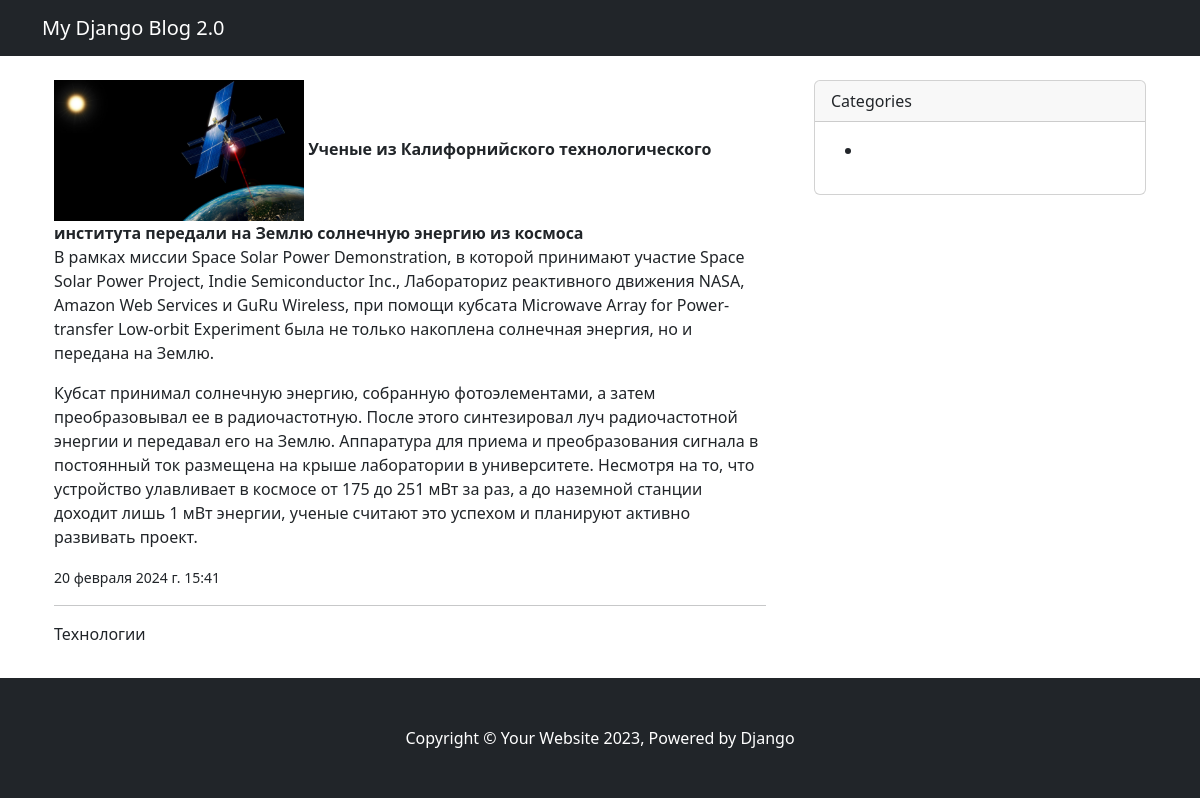
Screenshot of /post/uchenyie-iz-kalifornijskogo-tehnologicheskogo-instituta-peredali-na-zemlyu-solnechnuyu-energiyu-iz-kosmosa/ with the database file from the repository.
### apps/blog/models.py (models this page shows, shortened)
class Post(models.Model):
    STATUS_OPTIONS = (
        ('published', 'Опубликовано'),
        ('draft', 'Черновик')
    )
    title = models.CharField(verbose_name='Название записи', max_length=255)
    slug = models.SlugField(verbose_name='URL', max_length=255, blank=True)
    description = models.TextField(verbose_name='Краткое описание', max_length=500)
    text = models.TextField(verbose_name='Полный текст записи')
    category = TreeForeignKey('Category', on_delete=models.PROTECT, related_name='posts', verbose_name='Категория')
    thumbnail = models.ImageField(
        verbose_name='Изображение записи',
        blank=True,
        upload_to='images/thumbnails/%Y/%m/%d/',
        validators=[FileExtensionValidator(allowed_extensions=('png', 'jpg', 'webp', 'jpeg', 'gif'))]
    )
    upload_to = 'images/thumbnails/%Y/%m/%d/',
    status = models.CharField(choices=STATUS_OPTIONS, default='published', verbose_name='Статус записи', max_length=10)
    create = models.DateTimeField(verbose_name='Время добавления', default=timezone.now)
    author = models.ForeignKey(to=User, verbose_name='Автор', on_delete=models.SET_DEFAULT, related_name='author_posts',
                               default=1)
    updater = models.ForeignKey(to=User, verbose_name='Обновил', on_delete=models.SET_NULL, null=True,
                                related_name='updater_posts', blank=True)
    fixed = models.BooleanField(verbose_name='Прикреплено', default=False)
    objects = models.Manager()
    custom = PostManager()
    class Meta:
        db_table = 'blog_post'
        ordering = ['-fixed', '-create']
        indexes = [models.Index(fields=['-fixed', '-create', 'status'])]
        verbose_name = 'Статья'
        verbose_name_plural = 'Статьи'

class Category(MPTTModel):
    title = models.CharField(max_length=255, verbose_name='Название категории')
    slug = models.SlugField(max_length=255, verbose_name='URL категории', blank=True)
    description = models.TextField(verbose_name='Описание категории', max_length=300)
    parent = TreeForeignKey(
        'self',
        on_delete=models.CASCADE,
        null=True,
        blank=True,
        db_index=True,
        related_name='children',
        verbose_name='Родительская категория'
    )
    class MPTTMeta:
        order_insertion_by = ('title',)
    class Meta:
        verbose_name = 'Категория'
        verbose_name_plural = 'Категории'
        db_table = 'app_categories'

### apps/blog/views.py (the view)
# urls.py: path('post/<str:slug>/', PostDetailView.as_view(), name='post_detail'),
class PostDetailView(DetailView):
    model = Post
    template_name = 'blog/post_detail.html'
    context_object_name = 'post'
    def get_context_data(self, **kwargs):
        context = super().get_context_data(**kwargs)
        context['title'] = self.object.title
        return context

### templates/blog/post_detail.html
{% extends 'main.html' %}
{% block content %}
        <img src={{ post.thumbnail.url }} alt={{ post.title }} width="250"/>
        <strong>{{ post.title }}</strong>
        <p>{{ post.description }}</p>
        <p>{{ post.text }}</p>
        <small>{{ post.create }}</small>
        <hr>
        <span>{{ post.category.title }}</span>
{% endblock %}

### rows the page displays
Post: thumbnail (picture), title "Ученые из Калифорнийского технологического института передали на Землю солнечную энергию из космоса", description "В рамках миссии Space Solar Power Demonstration, в которой принимают участие Space Solar Power Project, Indie Semiconductor Inc., Лабораториz реактивного движения NASA, Amazon Web Services и GuRu Wireless, при помощи кубсата Microwave Array for Power-transfer Low-orbit Experiment была не только накоплена солнечная энергия, но и передана на Землю.", text "Кубсат принимал солнечную энергию, собранную фотоэлементами, а затем преобразовывал ее в радиочастотную. После этого синтезировал луч радиочастотной энергии и передавал его на Землю. Аппаратура для приема и преобразования сигнала в постоянный ток размещена на крыше лаборатории в университете. Несмотря на то, что устройство улавливает в космосе от 175 до 251 мВт за раз, а до наземной станции доходит лишь 1 мВт энергии, ученые считают это успехом и планируют активно развивать проект.", create "20 февраля 2024 г. 15:41", category "Технологии"
